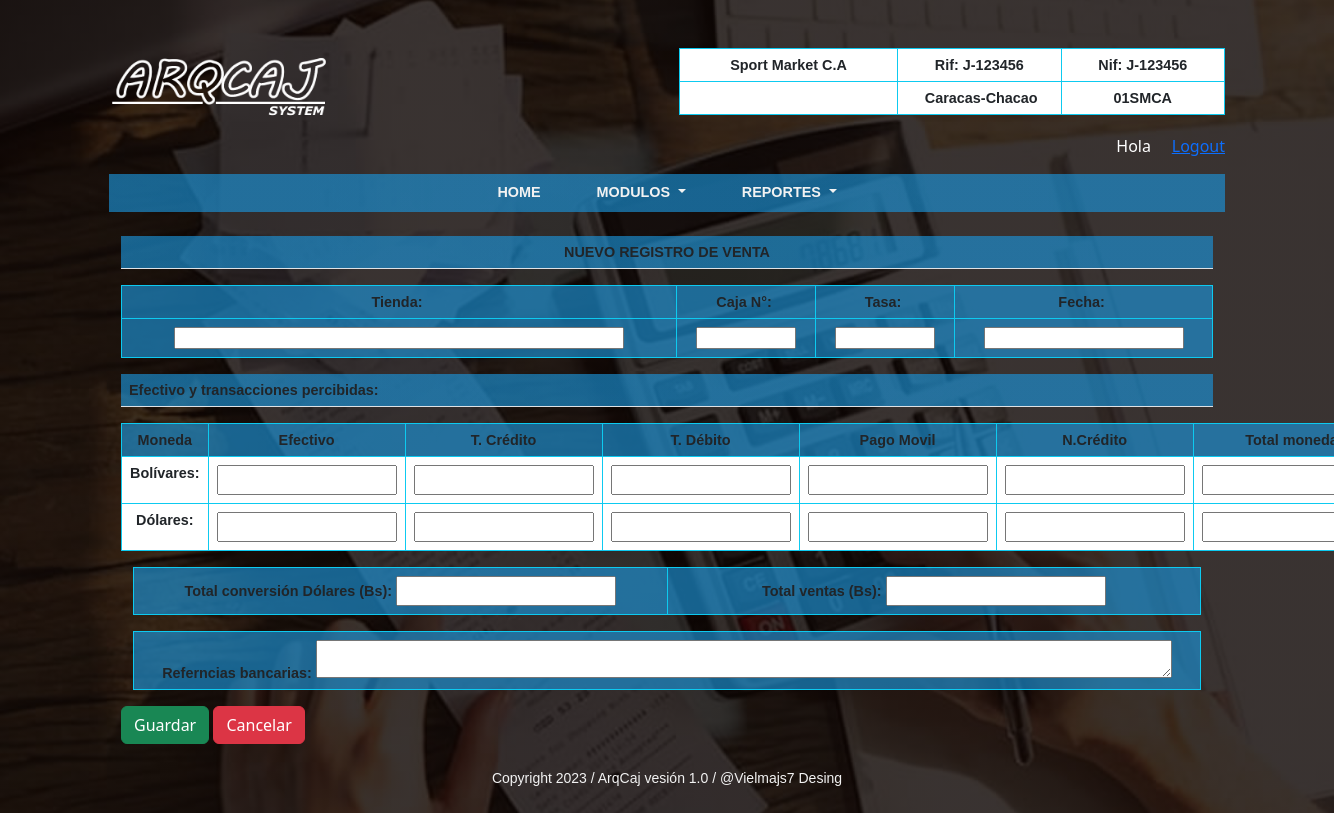
/Ingresos/Ingresos/nuevo, run on the app's committed database.
### ProyectoWebAC/models.py (models this page shows)
class tienda(models.Model):
    user=models.ForeignKey(User, on_delete=models.CASCADE)
    codigo_tienda=models.CharField(max_length=6, null=False)
    razon=models.CharField(max_length=30, null=False)
    rif= models.CharField(max_length=12, null=False)
    nif= models.CharField(max_length=12, null=False)
    direccion= models.CharField(max_length=25, null=False)
    telf=models.CharField(max_length=30, null=True)
    redes=models.CharField(max_length=25, null=True)
    created=models.DateField(auto_now_add=True)
    update=models.DateField(auto_now_add=True)
    class Meta:
        verbose_name="Tienda"
        verbose_name_plural="Tiendas"
    def __str__(self):
        return self.codigo_tienda

### Ingresos/views.py (the view, shortened to what this page needs)
# urls.py: path('Ingresos/nuevo', NuevoIngresos.as_view(template_name = "Ingresos/nuevo.html"), name='Nuevos'),
class NuevoIngresos(SuccessMessageMixin, CreateView):
    model = ventas
    form = ventas
    fields = "__all__"
    success_message = 'Ingreso de venta registrado correctamente.'

### ArqueoCaja/context_processors.py (called while the page is built)
def arqueoView(request):
    arqueoset= arqueo.objects.filter(tienda=(1))
    return {'arqueoset': arqueoset}

### ProyectoWebAC/context_processors.py (called while the page is built)
def tiendaView(request):
    tiendaset= tienda.objects.filter(user=(1))
    tiendaall=tienda.objects.all()
    return {'tiendaset': tiendaset, 'tiendaall':tiendaall}

def cajaView(request):
    cajaset= caja.objects.filter(tienda=(1))
    return {'cajaset': cajaset}

def divisaView(request):
    divisaset= tasaDivisa.objects.filter(id=(1))
    return {'divisaset': divisaset}

def notaView(request):
    notaset= comunicado.objects.all()
    return {'notaset': notaset}

### ProyectoWebAC/models.py (called while the page is built)
    def __str__(self):
        return self.codigo_caja

### Ingresos/templates/Ingresos/nuevo.html (shortened to what this page needs)
{% extends "ProyectoWebAC/baseII.html" %}
{% load static %}
{% load widget_tweaks %}
{% block content %}
<section>
    <header>
        <div class="container-lg mt-3">
            <table class="table mt-2">
              <thead>
                <tr id="subtitulo">
                    <th scope="col"><span>NUEVO REGISTRO DE VENTA</span>
                    </th>
                </tr>
              </thead>
            </table>
            <form method="post" enctype="multipart/form-data" autocomplete="off">
              <table class="table table-bordered border-info" my-3>
                <thead>
                  <div class="form-group">
                    <tr id="tabla-identificador">
                      <th>
                        <label for="tienda_id" class="txt_negrita">Tienda:</label>&nbsp;
                      </th>
                      <th>
                        <label for="caja_id" class="txt_negrita">Caja N°:</label>&nbsp;
                      </th>
                      <th>
                        <label for="tasa_id" class="txt_negrita">Tasa:</label>&nbsp;
                      </th>
                      <th>
                        <label for="created" class="txt_negrita">Fecha:</label>&nbsp;
                      </th>
                    </tr>
                    <tr>
                      <th style="width: 250px;">
                        <input id="tienda_id" type="text" style="width: 450px;">
                      </th>
                      <th style="width: 80px;">
                        <input id="caja_id" type="text" style="width: 100px;">
                      </th>
                      <th style="width: 80px;">
                        <input id="tasa_id" type="text" style="width: 100px;">
                      </th>
                      <th style="width: 100px;">
                        <input id="created_id" type="text" style="width: 200px;">
                      </th>
                    </tr>
                  </div>
                </thead>
              </table>
              <table class="table my-1">
                <thead>
                  <tr style="text-align: start;">
                    <th scope="col"><span>Efectivo y transacciones percibidas:</span></th>
                  </tr>
                </thead>
              </table>
              <table class="table table-bordered border-info my-3" id="tabla-identificador">
                  <thead>
                    <tr style="width: 500px;">
                      <th><label class="txt_negrita">Moneda</label></th>
                      <th><label class="txt_negrita">Efectivo</label></th>
                      <th><label class="txt_negrita">T. Crédito</label></th>
                      <th><label class="txt_negrita">T. Débito</label></th>
                      <th><label class="txt_negrita">Pago Movil</label></th>
                      <th><label class="txt_negrita">N.Crédito</label></th>
                      <th><label class="txt_negrita">Total moneda</label></th>
                    </tr>
                  </thead>
                  <tbody>
                   <tr style="width: 500px;">
                      <td><span>Bolívares:</span></td>
                      <td style="width: 60px;">
                        <div class="form-group">
                          <input id="ef_bs" type="text" style="width: 180px; height: 30px;">
                        </div>
                      </td>
                      <td>
                        <div class="form-group">
                          <input id="td_bs" type="text" style="width: 180px; height: 30px;">
                        </div>
                      </td>
                      <td>
                        <div class="form-group">
                          <input id="tc_bs" type="text" style="width: 180px; height: 30px;">
                        </div>
                      </td>
                      <td>
                        <div class="form-group">
                          <input id="pm_bs" type="text" style="width: 180px; height: 30px;">
                        </div>
                      </td>
                      <td>
                        <div class="form-group">
                          <input id="nc_bs" type="text" style="width: 180px; height: 30px;">
                        </div>
                      </td>
                      <td>
                        <div class="form-group">
                          <input id="ti_bs" type="text" style="width: 180px; height: 30px;">
                        </div>
                      </td>
                    </tr>
                  </tbody>
                  <tbody>
                    <tr style="width: 500px;">
                      <td><span>Dólares:</span></td>
                      <td>
                        <div class="form-group">
                          <input id="ef_usd" type="text" style="width: 180px; height: 30px;">
                        </div>
                      </td>
                      <td>
                        <div class="form-group">
                          <input id="td_usd" type="text" style="width: 180px; height: 30px;">
                        </div>
                      </td>
                      <td>
                        <div class="form-group">
                          <input id="tc_usd" type="text" style="width: 180px; height: 30px;">
                        </div>
                      </td>
                      <td>
                        <div class="form-group">
                          <input id="pm_usd" type="text" style="width: 180px; height: 30px;">
                        </div>
                      </td>
                      <td>
                        <div class="form-group">
                          <input id="nc_usd" type="text" style="width: 180px; height: 30px;">
                        </div>
                      </td>
                      <td>
                        <div class="form-group">
                          <input id="ti_usd" type="text" style="width: 180px; height: 30px;">
                        </div>
                      </td>
                    </tr>
                  </tbody>
              </table>
              <div class="container-lg my-3">
                <table class="table table-bordered border-info" id="tabla-identificador">
                  <tbody>
                    <tr>
                      <div class="form-group">
                        <th style="width: 400px;">
                          <label for="conversion_usd" class="txt_negrita">Total conversión Dólares (Bs):</label>
                          <input id="conversion_usd" type="text" style="width: 220px; height: 30px;">
                        </th>
                      </div>
                      <div class="form-group">
                        <th style="width: 400px;">
                          <label for="tif" class="txt_negrita">Total ventas (Bs):</label>
                          <input id="ef_tif" type="text" style="width: 220px; height: 30px;">
                        </th>
                      </div>
                    </tr>
                  </tbody>
                </table>
              </div>
              <div class="container-lg my-3">
                <table class="table table-bordered border-info" id="tabla-identificador">
                  <tbody>
                    <tr>
                      <div class="form-group">
                        <th id="tabla-formulario">
                          <label for="nota" class="txt_negrita">Referncias bancarias:</label>
                         <textarea id="nota" rows="2" cols="100"></textarea>
                        </th>
                      </div>
                    </tr>
                  </tbody>
                </table>
              </div>
              <div align="left" class="btn_crear my-3">
                <button type="submit" class="btn btn-success">Guardar</button>
                <a href="./" type="submit" class="btn btn-danger">Cancelar</a>
              </div>
            </form>
          </div>
    </header>
</section>
{% endblock %}

### ProyectoWebAC/templates/ProyectoWebAC/baseII.html (shortened to what this page needs)
<html lang="es">
<head>
    {% load static %}
    {% load widget_tweaks %}
    <link href="https://cdn.jsdelivr.net/npm/bootstrap@5.3.0-alpha3/dist/css/bootstrap.min.css" rel="stylesheet">
    <link href= "{% static 'ProyectoWebAC/css/app.css' %}" rel="stylesheet">
</head>
<body>
    <div class="container text-expanded">
      <div class="row align-items-start">
        <div class="col mt-5">
          <figure>
            <img src="{% static 'ProyectoWebAC/img/Logo II.png' %}" style="width: 230px; height: 70px">
          </figure>
        </div>
        <div class="col mt-5 text-expanded">
          <table class="table table-bordered table-responsive border-info">
            <thead>
               {% for t in tiendaset %}
                <tr>
                  <td width="40%">{{t.razon}}</td>
                  <td width="30%">Rif:&nbsp;{{t.rif}}</td>
                  <td width="30%">Nif:&nbsp;{{t.nif}}</td>
                </tr>
                <tr>
                  <td></td>
                  <td>&nbsp;{{t.direccion}}</td>
                  <td>{{t.codigo_tienda}}</td>
                </tr>
               {% endfor %}
            </thead>
          </table>
        </div>
        <div class="text-white" style="text-align:right; margin-right:80px">
          <label name="usuario">Hola &nbsp;{{user.first_name}} &nbsp;
            <a href="{% url 'Cerrar_sesion' %}">Logout</a>
          </label>
        </div>
      </div>
    </div>
    <div class="container my-3">
      <nav class="navbar navbar-expand-lg py-sm-0">
          <ul class="navbar-nav mx-auto">
              <li class="nav-item px-lg-4">
                  <a class="nav-link text-uppercase" href="{% url 'Home' %}">Home</a>
              </li>
              <li class="nav-item dropdown px-lg-3">
                <a class="nav-link text-uppercase dropdown-toggle" href="#" role="button" data-bs-toggle="dropdown" aria-expanded="false">
                  Modulos
                </a>
            </li>
              <li class="nav-item dropdown px-lg-4">
                  <a class="nav-link text-uppercase dropdown-toggle" href="#" role="button" data-bs-toggle="dropdown" aria-expanded="false">
                    Reportes
                  </a>
              </li>
          </ul>
      </nav>
  </div>
  <div class="container my-4">
    {% block content %}
    {% endblock %}
  </div>
    <footer>
      <div class="container text-expanded my-4" id="pie">
          <label><small>Copyright 2023 / ArqCaj vesión 1.0 / @Vielmajs7 Desing</small></label>
      </div>
    </footer>
  </body>
</html>

### ProyectoWebAC/static/ProyectoWebAC/css/app.css (style rules this page uses)
body { background: linear-gradient(rgba(14, 6, 4, 0.82), rgba(14, 6, 4, 0.82)), url("../img/Fondo.jpg"); background-attachment: fixed; background-position: center; background-size: cover; }
.navbar { background: linear-gradient(rgba(27, 147, 216, 0.65), rgba(27, 147, 216, 0.65)); }
.nav-link { font-family: Verdana, Geneva, Tahoma, sans-serif; font-weight: bold; font-size: 0.9em; color: rgb(242, 242, 242); }
.table { font-family: Verdana, Geneva, Tahoma, sans-serif; text-align: center; font-weight: bold; font-size: 0.9em; color: rgb(242, 242, 242); }
.table th { background: linear-gradient(rgba(27, 147, 216, 0.65), rgba(27, 147, 216, 0.65)); }
#pie { font-family: Verdana, Geneva, Tahoma, sans-serif; font-size:1.0em; text-align: center; color: rgb(242, 242, 242); }

### data on the page
tienda: razon "Sport Market C.A", rif "J-123456", nif "J-123456", direccion "Caracas-Chacao", codigo_tienda "01SMCA"
